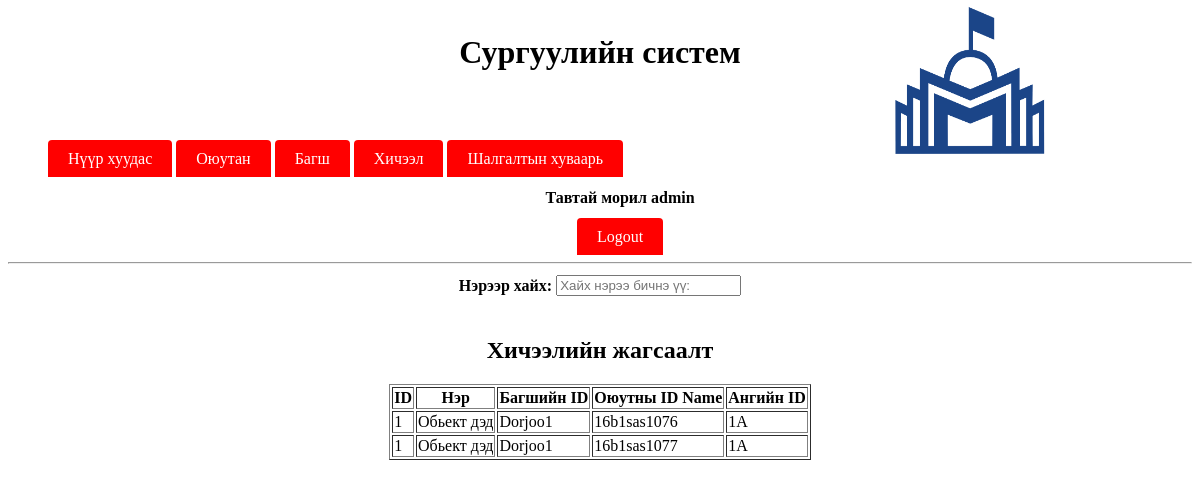
The page /admin/viewCourse.php (signed in) on the database its author committed.
### tables this page shows
CREATE TABLE IF NOT EXISTS `course` (
  `id` varchar(20) NOT NULL,
  `name` varchar(20) NOT NULL,
  `teacherid` varchar(20) NOT NULL,
  `studentid` varchar(20) NOT NULL,
  `classid` varchar(20) NOT NULL
);

### admin/main.php (called while the page is built, shortened)
<?php
$check=$_SESSION['login_id'];
$session=mysql_query("SELECT name  FROM admin WHERE id='$check' ");
$row=mysql_fetch_array($session);
$login_session = $loged_user_name = $row['name'];
?>

### admin/viewCourse.php (the view, shortened to what this page needs)
<?php
include_once('main.php');
$sql = "SELECT * FROM course;";
$res= mysql_query($sql);
$string = "";
while($row = mysql_fetch_array($res)){
    $string .= '<tr><td>'.$row['id'].'</td><td>'.$row['name'].
    '</td><td>'.$row['teacherid'].'</td><td>'.$row['studentid'].
    '</td><td>'.$row['classid'].'</td></tr>';
}
?>
<html>
    <head>
		    <link rel="stylesheet" type="text/css" href="../../source/CSS/style.css">
		</head>
    <body>
			  <div class="header"><h1>Сургуулийн систем</h1></div>
			  <div class="divtopcorner">
				    <img src="../../source/logo.jpg" height="150" width="150" alt="School Management System"/>
				</div>
			<br/><br/>
				<ul>
				    <li class="manulist">
						    <a class ="menulista" href="index.php">Нүүр хуудас</a>
								<a class ="menulista" href="manageStudent.php">Оюутан</a>
								<a class ="menulista" href="manageTeacher.php">Багш</a>
								<a class ="menulista" href="course.php">Хичээл</a>
								<a class ="menulista" href="examSchedule.php">Шалгалтын хуваарь</a>
								<div align="center">
								<h4>Тавтай морил <?php echo $check." ";?></h4>
								<a class ="menulista" href="logout.php" onmouseover="changemouseover(this);" onmouseout="changemouseout(this,'<?php echo ucfirst($loged_user_name);?>');"><?php echo "Logout";?></a>
						</div>
								</li>
				</ul>
			  <hr/>
        <center>
            <table>
                <tr>
                    <td><b>Нэрээр хайх: </b></td>
                    <td><input type="text" name="searchId" placeholder="Хайх нэрээ бичнэ үү:" onkeyup="getCourse(this.value);"></td>
                </tr>
            </table>
        </center>
        <br/>
        <center><h2>Хичээлийн жагсаалт</h2></center>
        <center>
            <table border="1" id='courseList'>
                <tr>
                    <th>ID</th>
                    <th>Нэр</th>
                    <th>Багшийн ID</th>
                    <th>Оюутны ID Name</th>
                    <th>Ангийн ID</th>
                </tr>
                <?php echo $string;?>
            </table>
        </center>
		</body>
</html>

### source/CSS/style.css (style rules this page uses)
.divtopcorner { position:absolute; top:0px; right: 150px; color:black; text-align:center; padding:5px; }
.header { color:black; text-align:center; padding:5px; }
.manulist { display:inline; left:100px; }
.menulista { background-color:red; color: white; padding: 10px 20px; text-decoration: none; border-radius: 4px 4px 0 0; }

### rows shown on the page
course: id "1", name "Обьект дэд", teacherid "Dorjoo1", studentid "16b1sas1076", classid "1A"
course: id "1", name "Обьект дэд", teacherid "Dorjoo1", studentid "16b1sas1077", classid "1A"

### other values the page prints
$check "admin"
